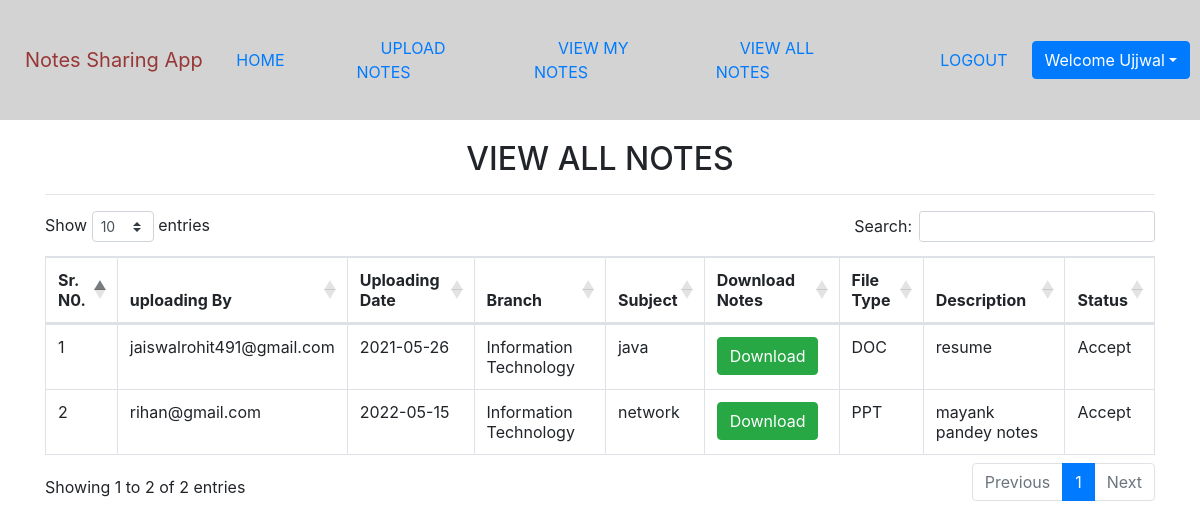
Page /viewallnotes (signed in) on the committed database.
### notes/models.py (models this page shows, shortened)
class Notes(models.Model):
    user = models.ForeignKey(User, on_delete=models.CASCADE)
    uploadingdate = models.CharField(max_length=30)
    branch = models.CharField(max_length=30)
    subject = models.CharField(max_length=30,)
    notesfile = models.FileField(null=True)
    filetype = models.CharField(max_length=30,)
    description = models.CharField(max_length=200, null=True)
    status=models.CharField(max_length=15,)

### notes/views.py (the view)
# urls.py: path('viewallnotes',viewallnotes,name='viewallnotes'),
def viewallnotes(request):
    if not request.user.is_authenticated:
        return redirect('login')
    notes = Notes.objects.filter(status="Accept")
    d = {'notes':notes}
    return render(request,'viewallnotes.html',d)

### notes/templates/viewallnotes.html (shortened to what this page needs)
{% extends 'usernavigation.html' %}
{% load static %}
{% block body %}
<link rel="stylesheet" href="https://cdnjs.cloudflare.com/ajax/libs/twitter-bootstrap/4.5.2/css/bootstrap.css">
<link rel="stylesheet" href="https://cdn.datatables.net/1.10.24/css/dataTables.bootstrap4.min.css">
<div class="container mt-5">
    <h2 class="text-center">VIEW ALL NOTES</h2>
    <HR>
    <table class="table table-bordered" id="example">
       <thead>
           <tr>
               <th>Sr. N0.</th>
               <th>uploading By</th>
               <th>Uploading Date</th>
               <th>Branch</th>
               <th>Subject</th>
               <th>Download Notes</th>
               <th>File Type</th>
               <th>Description</th>
               <th>Status</th>
           </tr>
       </thead>
       <tbody>
           {% for i in notes %}
           <tr>
               <td>{{forloop.counter}}</td>
               <td>{{i.user.username}}</td>
               <td>{{i.uploadingdate}}</td>
               <td>{{i.branch}}</td>
               <td>{{i.subject}}</td>
               <td><a href="{{i.notesfile.url}}" class="btn btn-success" download>Download</a></td>
               <td>{{i.filetype}}</td>
               <td>{{i.description}}</td>
               <td>{{i.status}}</td>
           </tr>
           {% endfor %}
        </tbody>
   </table>
</div>
{% endblock %}

### notes/templates/usernavigation.html (shortened to what this page needs)
<html lang="en">
<head>
    {% load static %}
    <link rel="stylesheet" href="https://maxcdn.bootstrapcdn.com/bootstrap/4.3.1/css/bootstrap.min.css">
    <link rel="stylesheet" href="https://use.fontawesome.com/releases/v5.6.3/css/all.css">
    <link rel="stylesheet" href="{% static 'css/mystyle.css' %}">
</head>
<body>
    <div class="fluids">
        <div class="rows"  style="background-color: lightgrey; padding: 10px;">
            <div class="col-1">
                <a class="navbar-brand" href="#">Notes Sharing App</a>
            </div>
            <div class="mylist" >
                <ul class="nv">
                  <li class="btn-link nvi">
                    <a class="btn-link" href="{% url 'profile' %}">HOME</a>
                </li>
                <li class="btn-link nvi">
                  <a class="btn-link" href="{% url 'upload_notes' %}">UPLOAD NOTES</a>
                </li>
                <li class="btn-link nvi">
                  <a class="btn-link" href="{% url 'view_mynotes' %}">VIEW MY NOTES</a>
                </li>
                <li class="btn-link nvi">
                  <a class="btn-link" href="{% url 'viewallnotes' %}">VIEW ALL NOTES</a>
                </li>
                </ul>
            </div>
            <div class="nv">
            <li class="navbar-item">
              <a class="btn-link" href="{% url 'logout' %}">LOGOUT</a>
            </li>
            <div class="btn-group">
              <button type="button" class="btn btn-primary dropdown-toggle" data-toggle="dropdown">Welcome {{request.user.first_name}}</button>
          </div>
        </div>
        </div>
    </div>
</body>
</html>
{% block body %}
{% endblock %}

### notes/templates/usernavigation.html (style rules this page uses)
.nv { margin-left: 40px; }
.btn-link { padding: 10px 24px; }
.fluids { position: fixed; top: 0; bottom: 0; right: 0; left: 0; box-shadow:0px 0px 8px 0px rgba(98, 127, 172, 0.20); }
.navbar-brand { color: #983737; }
.mylist { margin-top: 16px; }
.rows { display: flex; align-items: center; justify-content: space-between; }
.nv { display: flex; align-items: center; flex-direction: row; justify-content: space-between; list-style-type: none }

### notes/templates/viewallnotes.html (style rules this page uses)
.container { margin-top: 140px!important; }

### rows in the picture
Notes: user.username "jaiswalrohit491@gmail.com", uploadingdate "2021-05-26", branch "Information Technology", subject "java", filetype "DOC", description "resume", status "Accept"
Notes: user.username "rihan@gmail.com", uploadingdate "2022-05-15", branch "Information Technology", subject "network", filetype "PPT", description "mayank pandey notes", status "Accept"

### other values in the picture
{{ request.user.first_name }} "Ujjwal"
